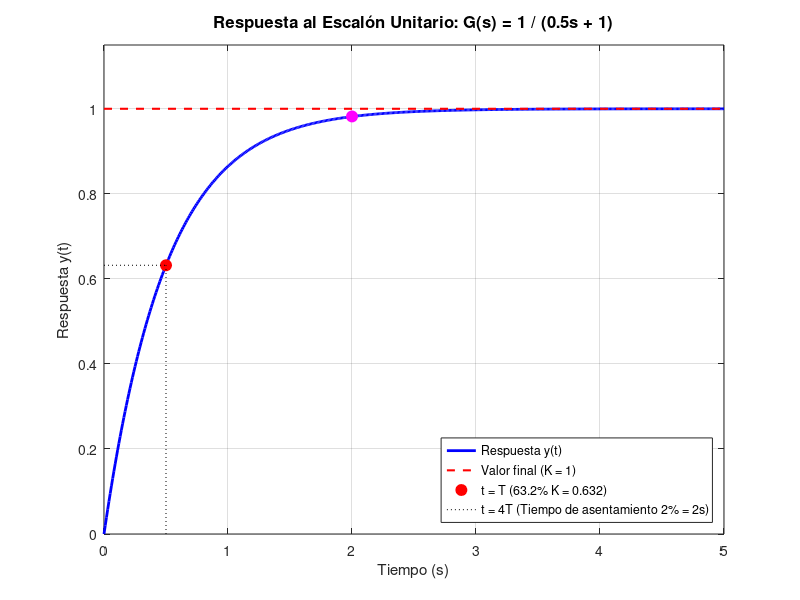

MATLAB code for this plot:
% =======================================================================
% Script: Respuesta al Escalón Unitario - Sistema de Primer Orden
% Función de transferencia: G(s) = K / (T*s + 1)
% Profesor de Control Automático: Luis Carlos Rosales | Github: lcrosales
% =======================================================================

clear all; clc; close all;

%%%%% 1. Cargar el paquete de control (Requisito fundamental en Octave)
%pkg load control;

% 2. Parámetros del sistema (Modificar según la planta a analizar)
K = 1;  % Ganancia en estado estable
T = 0.5;  % Constante de tiempo [segundos]

% 3. Definición de la Función de Transferencia G(s)
% Numerador: [K]
% Denominador: [T, 1] que representa (T*s + 1)
num = [K];
den = [T, 1];
G = tf(num, den);

% Imprimir la función de transferencia en la ventana de comandos
disp('Función de Transferencia Obtenida G(s):');
G

% 4. Definición del vector de tiempo de simulación
% Se simula hasta 10 veces T, tiempo en el que el sistema alcanza el 99.3% del valor final.
t_final = 10 * T;
t = 0:0.01:t_final;

% 5. Cálculo de la respuesta al escalón unitario
[y, t] = step(G, t);

% 6. Graficación y formato didáctico
figure('Name', 'Respuesta al Escalón - Sistema de Primer Orden');
plot(t, y, 'b-', 'LineWidth', 2);
grid on;
hold on;

% --- Puntos y líneas de referencia didácticas ---

% a) Valor final en estado estable (y_final = K)
line([0 t_final], [K K], 'Color', 'r', 'LineStyle', '--', 'LineWidth', 1.5);

% b) Punto característico en t = T (63.2% del valor final)
y_T = 0.632 * K;
plot(T, y_T, 'ro', 'MarkerSize', 8, 'MarkerFaceColor', 'r');
line([T T], [0 y_T], 'Color', 'k', 'LineStyle', ':');
line([0 T], [y_T y_T], 'Color', 'k', 'LineStyle', ':');

% c) Punto característico en t = 4T (98.2% - Criterio de tiempo de asentamiento)
t_asentamiento = 4 * T;
y_4T = 0.982 * K;
plot(t_asentamiento, y_4T, 'mo', 'MarkerSize', 8, 'MarkerFaceColor', 'm');

% 7. Títulos y Leyendas
title(['Respuesta al Escalón Unitario: G(s) = ', num2str(K), ' / (', num2str(T), 's + 1)'], 'FontSize', 12);
xlabel('Tiempo (s)', 'FontSize', 11);
ylabel('Respuesta y(t)', 'FontSize', 11);

legend('Respuesta y(t)', ...
       ['Valor final (K = ', num2str(K), ')'], ...
       ['t = T (63.2% K = ', num2str(y_T), ')'], ...
       ['t = 4T (Tiempo de asentamiento 2% = ', num2str(t_asentamiento), 's)'], ...
       'Location', 'southeast');

xlim([0 t_final]);
ylim([0 K * 1.15]);
